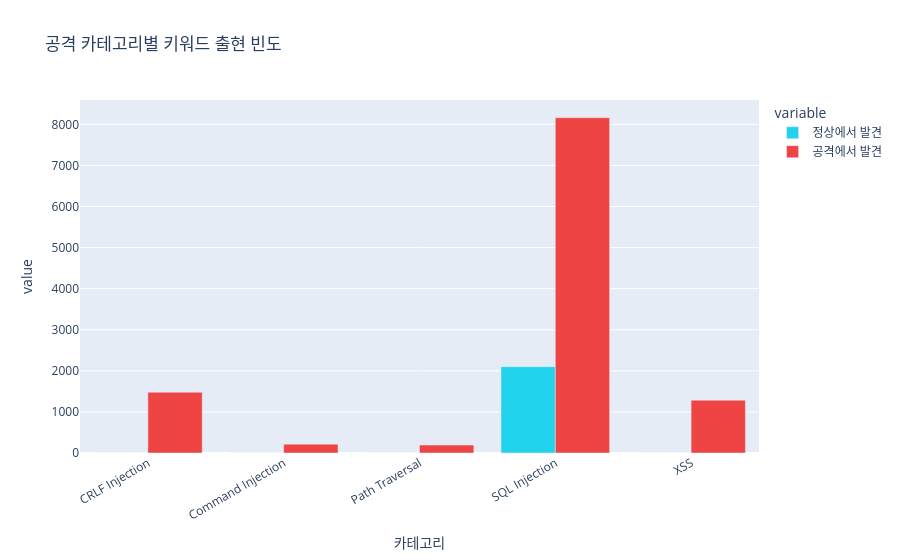

Here is the notebook cell this chart was saved with:
### Code cell
# %% [7] 공격 카테고리별 키워드 출현 빈도
attack_categories = {
    "SQL Injection": ["'", "select", "union", "drop", "insert",
                      "delete", "update", "or '", "1=1", "--"],
    "XSS": ["<script", "alert(", "onerror", "<iframe",
            "<img", "javascript:", "onfocus"],
    "Path Traversal": ["../", "..\\", "/etc/passwd", "/etc/shadow"],
    "Command Injection": ["; ", "|", "&&", "/bin/", "cat ",
                          "rm ", "wget", "curl"],
    "CRLF Injection": ["%0d", "%0a", "\\r\\n"],
}

results = []
for category, keywords in attack_categories.items():
    for kw in keywords:
        normal_count = df[df["label"] == "Normal"]["full_text"].str.contains(
            re.escape(kw), case=False, na=False
        ).sum()
        attack_count = df[df["label"] == "Anomalous"]["full_text"].str.contains(
            re.escape(kw), case=False, na=False
        ).sum()
        results.append({
            "카테고리": category,
            "키워드": kw,
            "정상에서 발견": int(normal_count),
            "공격에서 발견": int(attack_count),
            "공격 집중도(%)": round(attack_count / max(normal_count + attack_count, 1) * 100, 1),
        })

result_df = pd.DataFrame(results)

cat_summary = result_df.groupby("카테고리").agg({
    "정상에서 발견": "sum",
    "공격에서 발견": "sum",
}).reset_index()

fig = px.bar(
    cat_summary.melt(id_vars="카테고리"),
    x="카테고리", y="value", color="variable",
    title="공격 카테고리별 키워드 출현 빈도",
    barmode="group",
    color_discrete_map={
        "정상에서 발견": "#22d3ee",
        "공격에서 발견": "#ef4444",
    },
)
fig.update_layout(xaxis_tickangle=-30)
fig.show()

### Figure 1 — Plotly figure (JSON) as saved in the notebook; plotly's stock layout.template omitted (floating-point values rounded to 4 significant figures)
{"data": [{"alignmentgroup": "True", "hovertemplate": "variable=정상에서 발견<br>카테고리=%{x}<br>value=%{y}<extra></extra>", "legendgroup": "정상에서 발견", "marker": {"color": "#22d3ee", "pattern": {"shape": ""}}, "name": "정상에서 발견", "offsetgroup": "정상에서 발견", "orientation": "v", "showlegend": true, "textposition": "auto", "type": "bar", "x": ["CRLF Injection", "Command Injection", "Path Traversal", "SQL Injection", "XSS"], "xaxis": "x", "y": [0, 2, 0, 2102, 0], "yaxis": "y"}, {"alignmentgroup": "True", "hovertemplate": "variable=공격에서 발견<br>카테고리=%{x}<br>value=%{y}<extra></extra>", "legendgroup": "공격에서 발견", "marker": {"color": "#ef4444", "pattern": {"shape": ""}}, "name": "공격에서 발견", "offsetgroup": "공격에서 발견", "orientation": "v", "showlegend": true, "textposition": "auto", "type": "bar", "x": ["CRLF Injection", "Command Injection", "Path Traversal", "SQL Injection", "XSS"], "xaxis": "x", "y": [1480, 216, 194, 8163, 1286], "yaxis": "y"}], "layout": {"barmode": "group", "legend": {"title": {"text": "variable"}, "tracegroupgap": 0}, "title": {"text": "공격 카테고리별 키워드 출현 빈도"}, "xaxis": {"anchor": "y", "domain": [0, 1], "tickangle": -30, "title": {"text": "카테고리"}}, "yaxis": {"anchor": "x", "domain": [0, 1], "title": {"text": "value"}}}}
